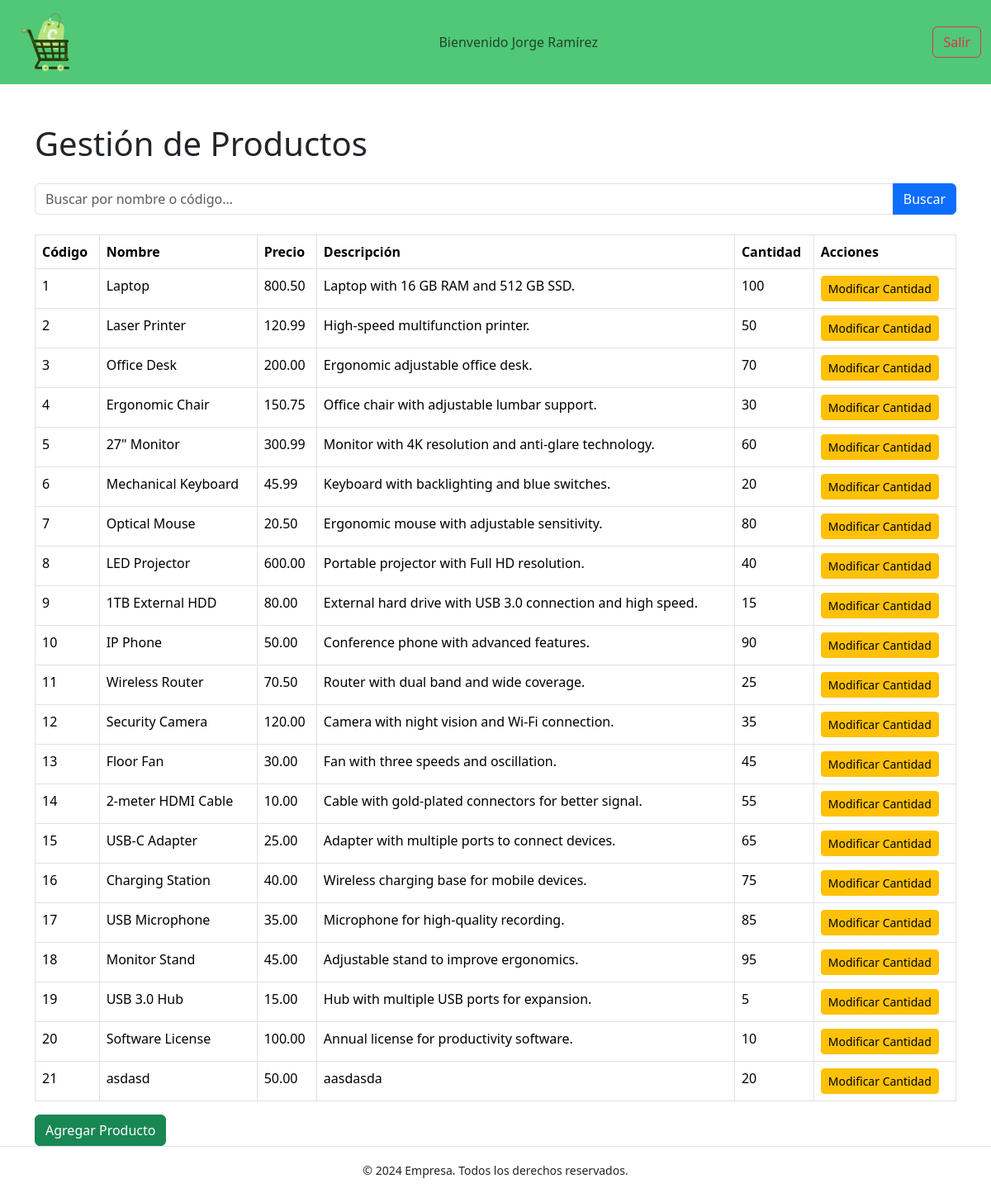
The app's page /products.php (signed in) with its own data.
### tables this page shows
CREATE TABLE `product` (
  `code` int NOT NULL,
  `name` varchar(100) NOT NULL,
  `price` float(10,2) NOT NULL,
  `description` varchar(150) NOT NULL,
  `stockCode` int DEFAULT NULL
);

CREATE TABLE `stock` (
  `code` int NOT NULL,
  `quantity` int DEFAULT NULL
);

### products.php (the view, shortened to what this page needs)
<?php
$servername = "localhost";
$username = "root";
$password = "root";
$dbname = "celora";
$conn = new mysqli($servername, $username, $password, $dbname);
$search = isset($_GET['search']) ? $_GET['search'] : '';
$sql = "SELECT p.code, p.name, p.price, p.description, s.quantity
        FROM product p
        LEFT JOIN stock s ON p.stockCode = s.code
        WHERE p.name LIKE '%$search%' OR p.code LIKE '%$search%'";
$result = $conn->query($sql);
?>
<!DOCTYPE html>
<html lang="es">
<head>
    <link href="https://cdn.jsdelivr.net/npm/bootstrap@5.3.2/dist/css/bootstrap.min.css" rel="stylesheet">
    <link href="css/estilosInicio.css" rel="stylesheet" >
</head>
<body>
<nav class="navbar navbar-expand-lg">
  <div class="container-fluid d-flex align-items-center justify-content-between">
    <a class="navbar-brand d-flex align-items-center" href="#">
      <img src="logoNoL.png" alt="Bootstrap" width="90" class="me-2 mt-n1 mb-n1"></a>
    <ul class="navbar-nav mx-auto">
      <li class="nav-item">
        <span class="navbar-text">
        <?php
        echo "Bienvenido " . $_SESSION["firstName"] . " " . $_SESSION["lastName"];
        ?>
        </span>
      </li>
    </ul>
    <form class="d-flex" role="search">
  <a href="controladorCS.php" class="btn btn-outline-danger">Salir</a>
</form>
  </div>
</nav>
<div class="container mt-5">
    <h1 class="mb-4">Gestión de Productos</h1>
    <form method="get" class="mb-4">
        <div class="input-group">
            <input type="text" name="search" class="form-control" placeholder="Buscar por nombre o código..." value="<?= htmlspecialchars($search) ?>">
            <button class="btn btn-primary">Buscar</button>
        </div>
    </form>
    <table class="table table-bordered">
        <thead>
        <tr>
            <th>Código</th>
            <th>Nombre</th>
            <th>Precio</th>
            <th>Descripción</th>
            <th>Cantidad</th>
            <th>Acciones</th>
        </tr>
        </thead>
        <tbody>
        <?php while ($row = $result->fetch_assoc()): ?>
            <tr>
                <td><?= $row['code'] ?></td>
                <td><?= htmlspecialchars($row['name']) ?></td>
                <td><?= number_format($row['price'], 2) ?></td>
                <td><?= htmlspecialchars($row['description']) ?></td>
                <td><?= $row['quantity'] === null ? '---' : $row['quantity'] ?></td>
                <td>
                    <button class="btn btn-warning btn-sm" data-bs-toggle="modal" data-bs-target="#updateModal"
                            data-id="<?= $row['code'] ?>" data-quantity="<?= $row['quantity'] ?>">Modificar Cantidad
                    </button>
                </td>
            </tr>
        <?php endwhile; ?>
        </tbody>
    </table>
    <button class="btn btn-success" data-bs-toggle="modal" data-bs-target="#addModal">Agregar Producto</button>
</div>
    <footer class="text-center py-3 border-top">
        <small>&copy; 2024 Empresa. Todos los derechos reservados.</small>
    </footer>
</body>
</html>

### css/estilosInicio.css (style rules this page uses)
.navbar { background-color: #50C878; }

### products.php (style rules this page uses)
body { background-color: #ffffff; }
.navbar { background-color: #50C878; }

### records on screen
product: code "1", name "Laptop", price "800.50", description "Laptop with 16 GB RAM and 512 GB SSD.", stockCode.quantity "100"
product: code "2", name "Laser Printer", price "120.99", description "High-speed multifunction printer.", stockCode.quantity "50"
product: code "3", name "Office Desk", price "200.00", description "Ergonomic adjustable office desk.", stockCode.quantity "70"
product: code "4", name "Ergonomic Chair", price "150.75", description "Office chair with adjustable lumbar support.", stockCode.quantity "30"
product: code "5", name "27\" Monitor", price "300.99", description "Monitor with 4K resolution and anti-glare technology.", stockCode.quantity "60"
product: code "6", name "Mechanical Keyboard", price "45.99", description "Keyboard with backlighting and blue switches.", stockCode.quantity "20"
product: code "7", name "Optical Mouse", price "20.50", description "Ergonomic mouse with adjustable sensitivity.", stockCode.quantity "80"
product: code "8", name "LED Projector", price "600.00", description "Portable projector with Full HD resolution.", stockCode.quantity "40"
product: code "9", name "1TB External HDD", price "80.00", description "External hard drive with USB 3.0 connection and high speed.", stockCode.quantity "15"
product: code "10", name "IP Phone", price "50.00", description "Conference phone with advanced features.", stockCode.quantity "90"
product: code "11", name "Wireless Router", price "70.50", description "Router with dual band and wide coverage.", stockCode.quantity "25"
product: code "12", name "Security Camera", price "120.00", description "Camera with night vision and Wi-Fi connection.", stockCode.quantity "35"
product: code "13", name "Floor Fan", price "30.00", description "Fan with three speeds and oscillation.", stockCode.quantity "45"
product: code "14", name "2-meter HDMI Cable", price "10.00", description "Cable with gold-plated connectors for better signal.", stockCode.quantity "55"
product: code "15", name "USB-C Adapter", price "25.00", description "Adapter with multiple ports to connect devices.", stockCode.quantity "65"
product: code "16", name "Charging Station", price "40.00", description "Wireless charging base for mobile devices.", stockCode.quantity "75"
product: code "17", name "USB Microphone", price "35.00", description "Microphone for high-quality recording.", stockCode.quantity "85"
product: code "18", name "Monitor Stand", price "45.00", description "Adjustable stand to improve ergonomics.", stockCode.quantity "95"
product: code "19", name "USB 3.0 Hub", price "15.00", description "Hub with multiple USB ports for expansion.", stockCode.quantity "5"
product: code "20", name "Software License", price "100.00", description "Annual license for productivity software.", stockCode.quantity "10"
product: code "21", name "asdasd", price "50.00", description "aasdasda", stockCode.quantity "20"

### other values on screen
$_SESSION["firstName"] "Jorge"
$_SESSION["lastName"] "Ramírez"
